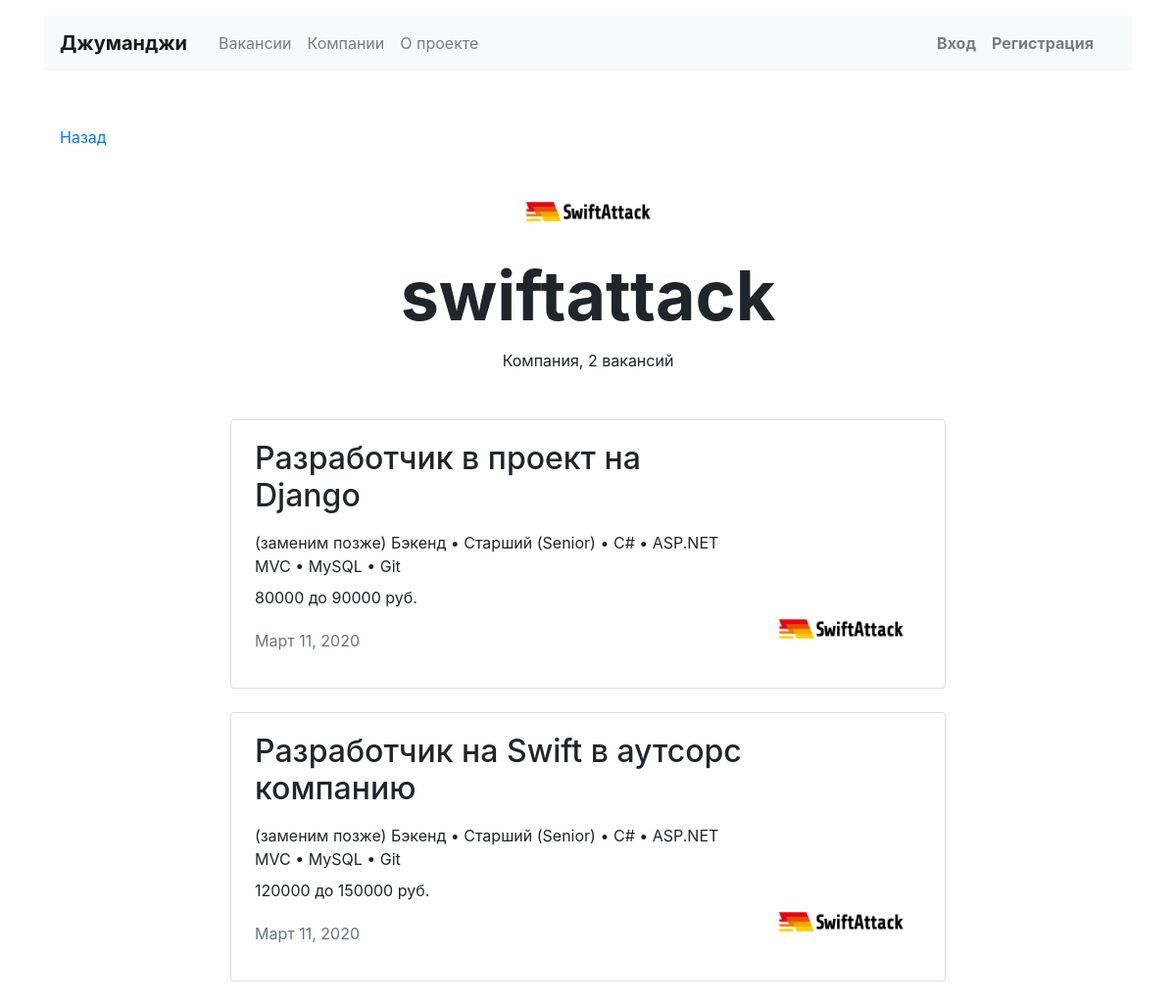
The page /companies/6/ on the database its author committed.
### app_vacancies/models.py (models this page shows)
class Company(models.Model):
    name = models.CharField(max_length=32)
    location = models.CharField(max_length=64)
    logo = models.ImageField(upload_to="MEDIA_COMPANY_IMAGE_DIR")
    description = models.TextField()
    employee_count = models.IntegerField(null=True)
    owner = models.ForeignKey(User, on_delete=models.SET_NULL, null=True)

class Vacancy(models.Model):
    title = models.CharField(max_length=64)
    specialty = models.ForeignKey(Specialty, on_delete=models.CASCADE, related_name="vacancies")
    company = models.ForeignKey(Company, on_delete=models.CASCADE, related_name="vacancies")
    skills = models.CharField(max_length=120)
    description = models.TextField()
    salary_min = models.IntegerField()
    salary_max = models.IntegerField()
    published_at = models.DateField()

### app_vacancies/views.py (the view)
# urls.py: path('companies/<int:company_id>/', CompanyView.as_view(), name='companies'),
class CompanyView(View):
    def get(self, request, company_id):
        get_object_or_404(Company.objects.filter(id=company_id))
        firms = Company.objects.filter(id=company_id)
        company_filter = Company.objects.get(id=company_id)
        vacancies = Vacancy.objects.filter(company=company_filter)
        return render(request, 'company.html', {"vacancies": vacancies,
                                                "firms": firms,
                                                })

### templates/company.html (shortened to what this page needs)
<!DOCTYPE html>
<html lang="ru">
<head>
  <link rel="stylesheet" href="https://stackpath.bootstrapcdn.com/bootstrap/4.3.1/css/bootstrap.min.css">
</head>
<body>
{% include 'menu.html' %}
  <main class="container mt-3">
    <div class="navbar mt-5">
      <p><a href="/">Назад</a></p>
    </div>
    <section>
      <div class="text-center">{% for firm in firms %}
        <img src="{{ firm.logo.url }}" width="130" height="80" alt="">
      </div>
      <h1 class="h1 text-center mx-auto mt-0 pt-1" style="font-size: 70px;"><strong>{{ firm.name }}</strong></h1>{% endfor %}
      <p class="text-center pt-1">Компания, {{ vacancies.count }} вакансий</p>
      <div class="row mt-5">
        <div class="col-12 col-lg-8 offset-lg-2 m-auto">
          {% for vacancy in vacancies %}<div class="card mb-4">
            <div class="card-body px-4">
              <div class="row">
                <div class="col-12 col-md-8 col-lg-9">
                  <h2 class="h2 pb-2">{{ vacancy.title }}</h2>
                  <p class="mb-2">{{ vacancy.skills }}(заменим позже) Бэкенд • Старший (Senior) • C# • ASP.NET MVC • MySQL • Git</p>
                  <p>{{ vacancy.salary_min }} до {{ vacancy.salary_max }} руб.</p>
                  <p class="text-muted pt-1">{{ vacancy.published_at }}</p>
                </div>
                <div class="col-12 col-md-4 col-lg-3 d-flex align-items-end">
                  <img src="{{ vacancy.company.logo.url }}" width="130" height="80" alt="">
                </div>
              </div>
            </div>
          </div>{% endfor %}
        </div>
      </div>
    </section>
  </main>
</body>
</html>

### rows shown on the page
Company: logo (picture), name "swiftattack"
Vacancy: title "Разработчик в проект на Django", salary_min "80000", salary_max "90000", published_at "Март 11, 2020", company.logo (picture)
Vacancy: title "Разработчик на Swift в аутсорс компанию", salary_min "120000", salary_max "150000", published_at "Март 11, 2020", company.logo (picture)

### other values the page prints
{{ vacancies.count }} "2"
